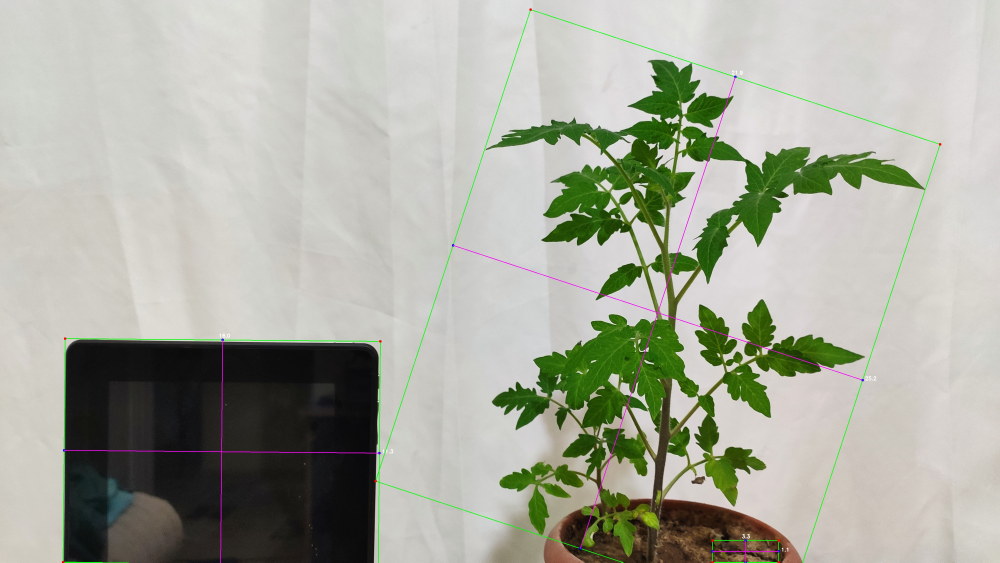
#> input picture bitki-takip/image_new.jpg, 4000 x 2250 px, given in place of video, which was not available (shown at 1/4 size)
$ python main.py   (older library calls are emulated)
#> lines starting #> are read from the running program, lines starting #| are printed output that depends on the picture; after the words box and inside, x2 and y2 are one past the last pixel; in counts of white or black regions, pixels touching at a corner belong together; pictures that were not available may be replaced by others from this repository, and a replacement may not be noted
from scipy.spatial import distance as dist
from imutils import perspective
from imutils import contours
import numpy as np
import imutils
import cv2
import os


Kamera = cv2.VideoCapture('http://192.168.1.103:8080/video')
execution_path = os.getcwd()


def midpoint(ptA, ptB):
    return (ptA[0] + ptB[0]) * 0.5, (ptA[1] + ptB[1]) * 0.5


pixelsPerMetric = 309/23

while True:

    ret, frame = Kamera.read()
#> frame is the input picture: shape (2250, 4000, 3); mean B, G, R 159.3, 171.6, 169.1
    gray = cv2.cvtColor(frame, cv2.COLOR_BGR2GRAY)
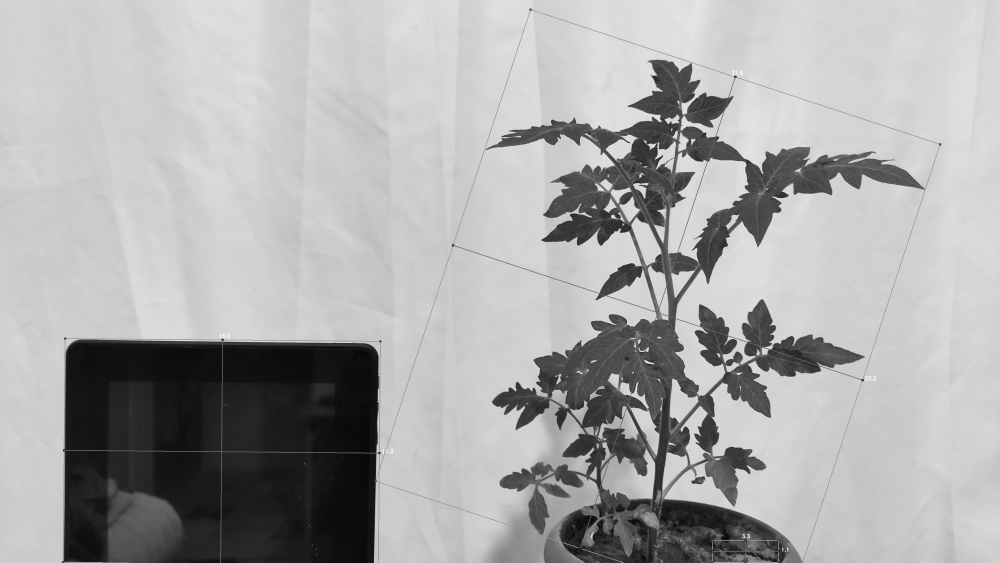
#> gray: shape (2250, 4000) (shown at 1/4 size); min 0, max 255, mean 169.5
    gray = cv2.GaussianBlur(gray, (7, 7), 0)

    edged = cv2.Canny(gray, 50, 100)
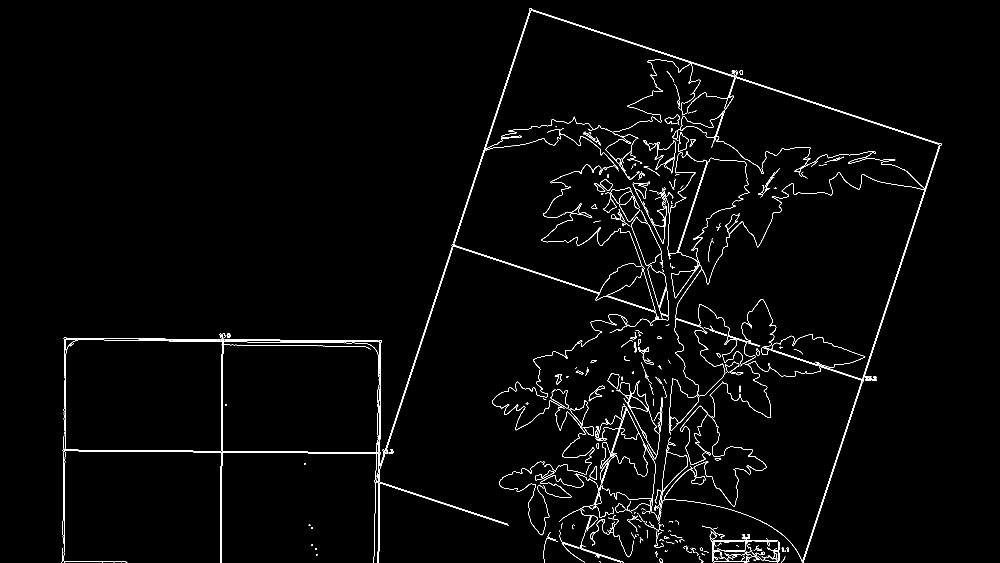
#> edged: shape (2250, 4000) (shown at 1/4 size); 0.97% white in thin lines or dots, all inside (x1, y1, x2, y2) = (247, 33, 3766, 2250)
    edged = cv2.dilate(edged, None, iterations=3)
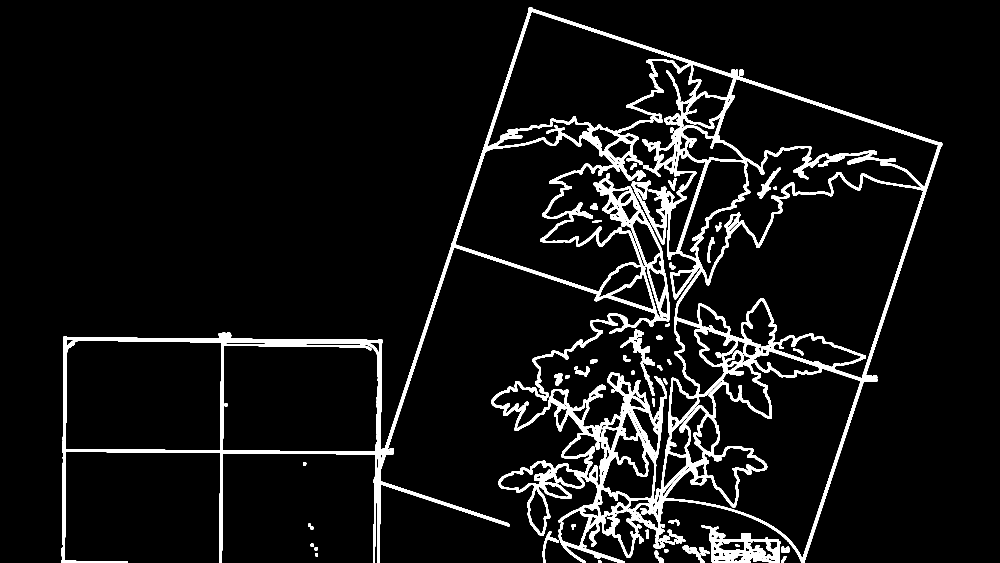
#> edged: shape (2250, 4000) (shown at 1/4 size); 6.6% white; 72 white regions, largest, box (x1, y1, x2, y2) and area: (244, 30, 3769, 2250) 537891, (2805, 2100, 3123, 2250) 19755, (2549, 1353, 2619, 1462) 2568
    edged = cv2.erode(edged, None, iterations=1)
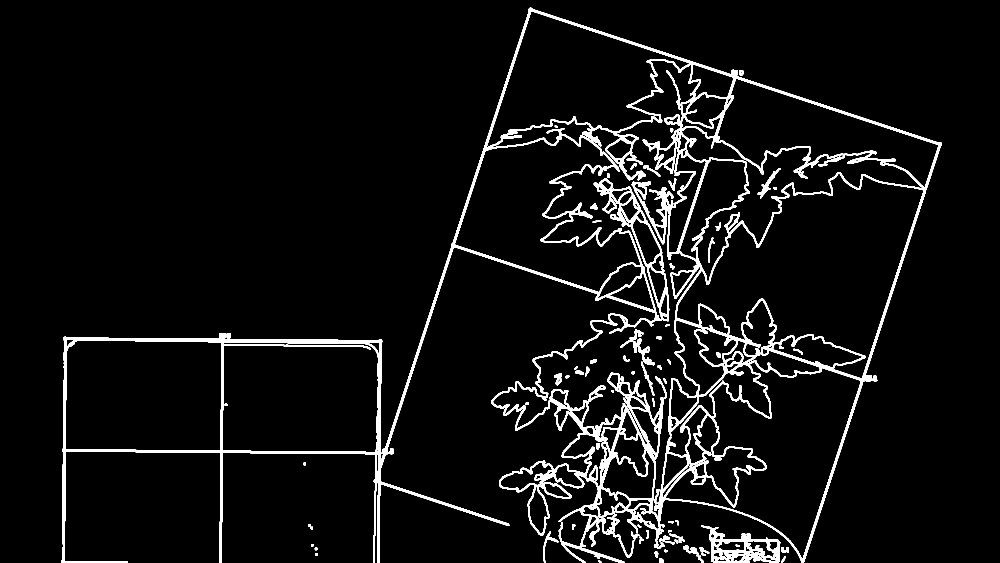
#> edged: shape (2250, 4000) (shown at 1/4 size); 5.1% white; 77 white regions

    cnts = cv2.findContours(
        edged.copy(), cv2.RETR_EXTERNAL, cv2.CHAIN_APPROX_SIMPLE)
#> cnts = 31 contours; largest, box (x1, y1, x2, y2) and area: (245, 31, 3768, 2250) 3196306, (2806, 2101, 3122, 2250) 26774, (2172, 2126, 2234, 2250) 1010, (2732, 2181, 2796, 2225) 908, (2678, 2134, 2740, 2172) 518
    cnts = imutils.grab_contours(cnts)

    (cnts, _) = contours.sort_contours(cnts)

    orig = frame.copy()

    for c in cnts:
        # if the contour is not sufficiently large, ignore it
        if cv2.contourArea(c) < 5000:
            continue
        # compute the rotated bounding box of the contour

        box = cv2.minAreaRect(c)
        box = cv2.cv.BoxPoints(box) if imutils.is_cv2() else cv2.boxPoints(box)
        box = np.array(box, dtype="int")
        # order the points in the contour such that they appear
        # in top-left, top-right, bottom-right, and bottom-left
        # order, then draw the outline of the rotated bounding
        # box
        box = perspective.order_points(box)
        cv2.drawContours(orig, [box.astype("int")], -1, (0, 255, 0), 2)
        # loop over the original points and draw them
        for (x, y) in box:
            cv2.circle(orig, (int(x), int(y)), 5, (0, 0, 255), -1)

        # unpack the ordered bounding box, then compute the midpoint
        # between the top-left and top-right coordinates, followed by
        # the midpoint between bottom-left and bottom-right coordinates
        (tl, tr, br, bl) = box
        (tltrX, tltrY) = midpoint(tl, tr)
        (blbrX, blbrY) = midpoint(bl, br)
        # compute the midpoint between the top-left and top-right points,
        # followed by the midpoint between the top-righ and bottom-right
        (tlblX, tlblY) = midpoint(tl, bl)
        (trbrX, trbrY) = midpoint(tr, br)
        # draw the midpoints on the image
        cv2.circle(orig, (int(tltrX), int(tltrY)), 5, (255, 0, 0), -1)
        cv2.circle(orig, (int(blbrX), int(blbrY)), 5, (255, 0, 0), -1)
        cv2.circle(orig, (int(tlblX), int(tlblY)), 5, (255, 0, 0), -1)
        cv2.circle(orig, (int(trbrX), int(trbrY)), 5, (255, 0, 0), -1)
        # draw lines between the midpoints
        cv2.line(orig, (int(tltrX), int(tltrY)), (int(blbrX), int(blbrY)),
                 (255, 0, 255), 2)
        cv2.line(orig, (int(tlblX), int(tlblY)), (int(trbrX), int(trbrY)),
                 (255, 0, 255), 2)

        # compute the Euclidean distance between the midpoints
        dA = dist.euclidean((tltrX, tltrY), (blbrX, blbrY))
        dB = dist.euclidean((tlblX, tlblY), (trbrX, trbrY))

        # compute the size of the object
        dimA = dA / pixelsPerMetric
        dimB = dB / pixelsPerMetric
        # draw the object sizes on the image
        cv2.putText(orig, "{:.1f}".format(dimB),
                    (int(tltrX - 15), int(tltrY - 10)), cv2.FONT_HERSHEY_SIMPLEX,
                    0.65, (255, 255, 255), 2)
        cv2.putText(orig, "{:.1f}".format(dimA),
                    (int(trbrX + 10), int(trbrY)), cv2.FONT_HERSHEY_SIMPLEX,
                    0.65, (255, 255, 255), 2)
#> this loop made 31 passes
#> (tl, tr, br, bl, tltrX, tltrY, blbrX, blbrY) on passes 1, 28: ([245, 31], [3766, 31], [3766, 2248], [245, 2248], 2005.5, 31, 2005.5, 2248), ([2806, 2100], [3130, 2137], [3113, 2278], [2789, 2241], 2968, 2118.5, 2951, 2259.5)
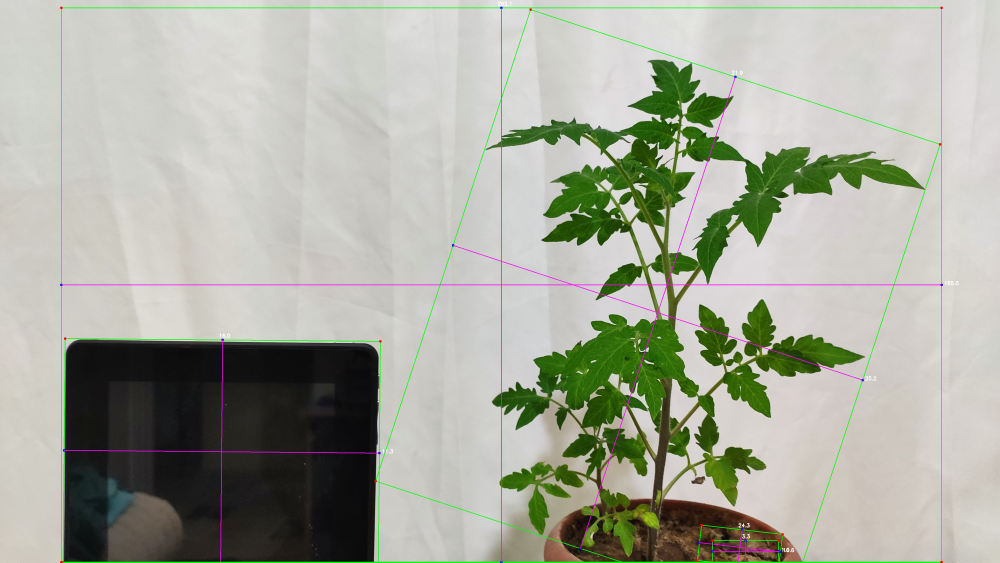
#> orig: shape (2250, 4000, 3) (shown at 1/4 size); mean B, G, R 158.8, 171.5, 168.6

    cv2.namedWindow("Kamera", cv2.WINDOW_KEEPRATIO)
    cv2.imshow("Kamera", orig)

    if cv2.waitKey(1) & 0xFF == ord('q'):
#> (key q is pressed here)
        break
